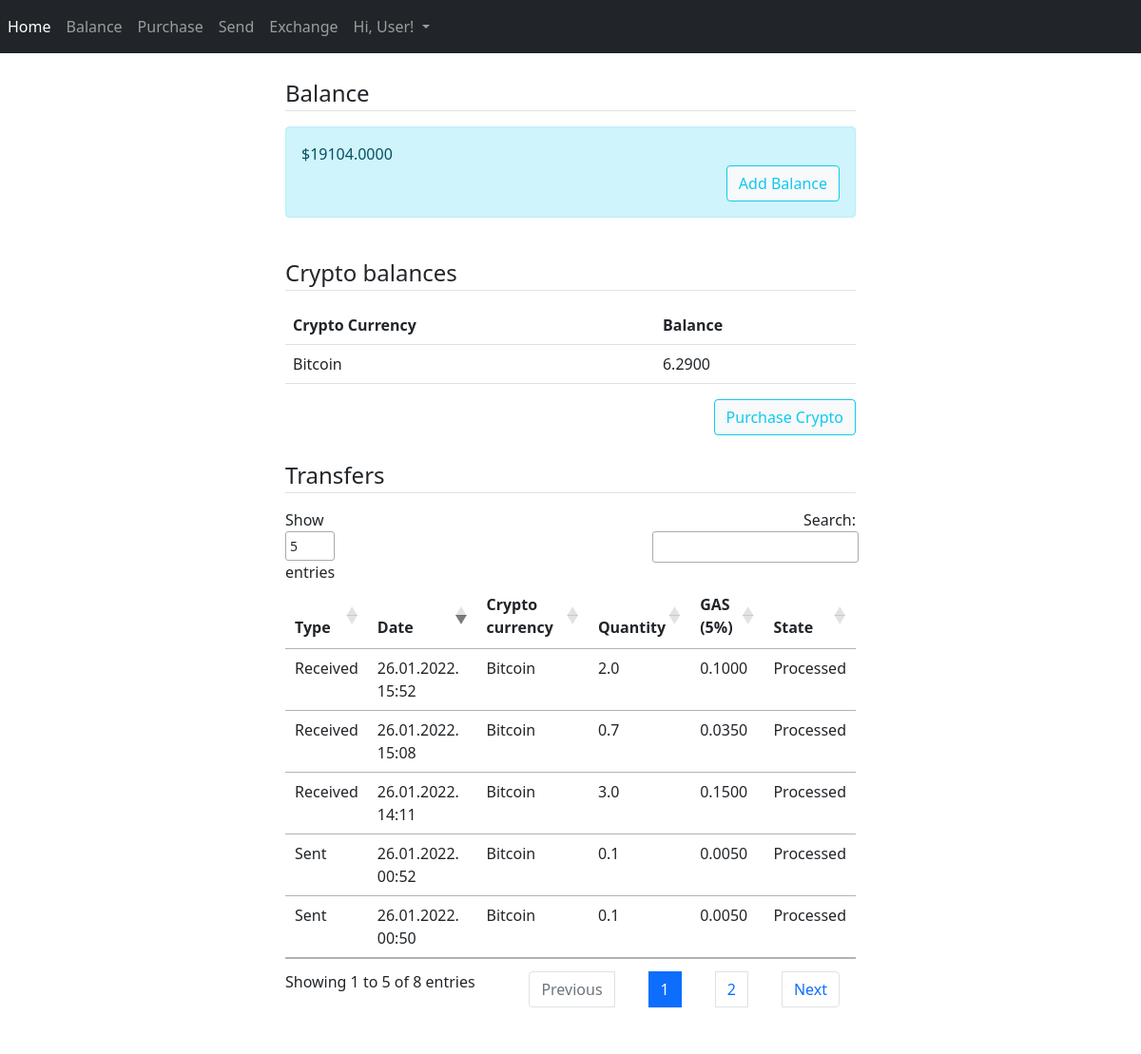
The app's page /balance (signed in) with its own data.
### CryptoExchange/models/dbmodels.py (models this page shows, shortened)
class User(db.Model, UserMixin):
    id = db.Column(db.Integer, primary_key=True)
    first_name = db.Column(db.String(20), nullable=False)
    last_name = db.Column(db.String(20), nullable=False)
    address = db.Column(db.String(20), nullable=False)
    city = db.Column(db.String(20), nullable=False)
    country = db.Column(db.String(20), nullable=False)
    phone = db.Column(db.String(15), nullable=False, unique=True)
    email = db.Column(db.String(120), nullable=False, unique=True)
    password = db.Column(db.String(60), nullable=False)
    verified = db.Column(db.Boolean, default=False, nullable=False)
    balance = db.Column(db.Float, default=0, nullable=False)
    sent_transactions = db.relationship('Transactions', backref='sender',
                                        foreign_keys="Transactions.sender_id", lazy=True)
    recv_transactions = db.relationship('Transactions', backref='receiver',
                                        foreign_keys="Transactions.receiver_id", lazy=True)

class Transactions(db.Model):
    id = db.Column(db.Integer, primary_key=True)
    sender_id = db.Column(db.Integer, db.ForeignKey('user.id'), nullable=False)
    receiver_id = db.Column(db.Integer, db.ForeignKey('user.id'), nullable=False)
    transaction_hash = db.Column(db.String(64), nullable=False, default='0')
    crypto = db.Column(db.String(60), nullable=False)
    quantity = db.Column(db.Float, nullable=False)
    gas_percentage = db.Column(db.Float, nullable=False)
    gas = db.Column(db.Float, nullable=False)
    state = db.Column(db.Enum(TransactionState), nullable=False, default=TransactionState.IN_PROCESS)
    date_started = db.Column(db.DateTime, nullable=False, default=datetime.utcnow)

### CryptoExchange/controllers/routes.py (the view)
@app.route('/balance')
@login_required
def balance():
    if not current_user.verified:
        return redirect(url_for('profile_activation'))
    account_balance = current_user.balance
    crypto_balance = get_user_crypto_balance(current_user.id)
    transfers = Transactions.query.filter(((Transactions.sender_id == current_user.id)
                                           | (Transactions.receiver_id == current_user.id))
                                          & (Transactions.sender_id != Transactions.receiver_id)).all()
    return render_template('balance.html', title='Balance',
                           balance=account_balance,
                           crypto_balance=crypto_balance,
                           transfer=transfers)

### CryptoExchange/models/dbmodels.py (called while the page is built)
@login_manager.user_loader
def load_user(user_id):
    return User.query.get(int(user_id))

### CryptoExchange/templates/balance.html (shortened to what this page needs)
{% extends "layout.html" %}
{% block content %}
<div style="margin: 0 auto; width: 50%;">
    <br/>
    <div style="container-fluid">
        <legend class="border-bottom mb-3">Balance</legend>
        <div class="alert alert-info" role="alert">
            ${{ "{:.4f}".format(balance) }}
            <div style="text-align: right;">
                        <a class="btn btn-outline-info btn-light" href="{{ url_for('add_balance') }}" role="button">Add Balance</a>
                        </div>
        </div>
        <br/>
    </div>
    <div style="container-fluid">
        <legend class="border-bottom mb-3">Crypto balances</legend>
        <table class="table table-hover">
            <tr>
                <th>Crypto Currency</th>
                <th>Balance</th>
            </tr>
            {% for key, value in crypto_balance.items() %}
            <tr>
                <td>{{ key }}</td>
                <td>{{ "{:.4f}".format(value) }}</td>
            </tr>
            {% endfor %}
        </table>
                <div style="text-align: right;">
                        <a class="btn btn-outline-info btn-light" href="{{ url_for('purchase') }}" role="button">Purchase Crypto</a>
                        </div>
    </div>
    <br/>
    <div style="container-fluid">
        <legend class="border-bottom mb-3">Transfers</legend>
        <table id="data" class="table table-hover">
            <thead>
            <tr>
                <th>Type</th>
                <th>Date</th>
                <th>Crypto currency</th>
                <th>Quantity</th>
                <th>GAS (5%)</th>
                <th>State</th>
            </tr>
            </thead>
            <tbody>
            {% for item in transfer %}
            <tr>
                {% if item.receiver_id == current_user.id and item.sender_id == current_user.id %}
                <td>Bought</td>
                {% elif item.sender_id == current_user.id %}
                <td>Sent</td>
                {% elif item.receiver_id == current_user.id %}
                <td>Received</td>
                {% endif %}
                <td>{{ item.date_started.strftime('%d.%m.%Y. %H:%M') }}</td>
                <td>{{ item.crypto }}</td>
                <td>{{ item.quantity }}</td>
                <td>{{ "{:.4f}".format(item.gas) }}</td>
                <td>{{ item.state.value }}</td>
            </tr>
            {% endfor %}
            </tbody>
        </table>
    </div>
</div>
{% endblock content %}

### CryptoExchange/templates/layout.html (shortened to what this page needs)
<!DOCTYPE html>
<html lang="en" xmlns="">
<head>
    <link href="https://cdn.jsdelivr.net/npm/bootstrap@5.1.3/dist/css/bootstrap.min.css" rel="stylesheet"
>
    <link rel="stylesheet" type="text/css" href="https://cdn.datatables.net/1.11.4/css/jquery.dataTables.css">
</head>
<body>
<nav class="navbar navbar-expand-sm navbar-dark bg-dark">
    <div class="collapse navbar-collapse" id="navbarNav">
        <div class="navbar-nav">
            <a class="nav-item nav-link active" href="{{ url_for('home') }}">Home</a>
            {% if current_user.is_authenticated %}
            <a class="nav-item nav-link" href="{{ url_for('balance') }}">Balance</a>
            <a class="nav-item nav-link" href="{{ url_for('purchase') }}">Purchase</a>
            <a class="nav-item nav-link" href="{{ url_for('transfer') }}">Send</a>
            <a class="nav-item nav-link" href="{{ url_for('exchange') }}">Exchange</a>
            <div class="nav-item dropdown ms-auto">
                <a class="nav-link dropdown-toggle" href="#" id="navbarDropdownMenuLink" role="button"
                   data-toggle="dropdown" aria-haspopup="true" aria-expanded="false">
                    Hi, {{ current_user.first_name }}!
                </a>
            </div>
            {% else %}
            <a class="nav-item nav-link" href="{{ url_for('register') }}">Register</a>
            <a class="nav-item nav-link" href="{{ url_for('login') }}">Login</a>
            {% endif %}
        </div>
    </div>
</nav>
{% block content %}{% endblock %}
</body>
<br/>
</html>

### records on screen
User: first_name "User", balance "19104.0000"
Transactions: crypto "Bitcoin", value "6.2900"
Transactions: shows "Sent", date_started "26.01.2022. 00:50", crypto "Bitcoin", quantity "0.1", gas "0.0050", state.value "Processed"
Transactions: shows "Sent", date_started "26.01.2022. 00:52", crypto "Bitcoin", quantity "0.1", gas "0.0050", state.value "Processed"
Transactions: shows "Received", date_started "26.01.2022. 14:11", crypto "Bitcoin", quantity "3.0", gas "0.1500", state.value "Processed"
Transactions: shows "Received", date_started "26.01.2022. 15:08", crypto "Bitcoin", quantity "0.7", gas "0.0350", state.value "Processed"
Transactions: shows "Received", date_started "26.01.2022. 15:52", crypto "Bitcoin", quantity "2.0", gas "0.1000", state.value "Processed"
